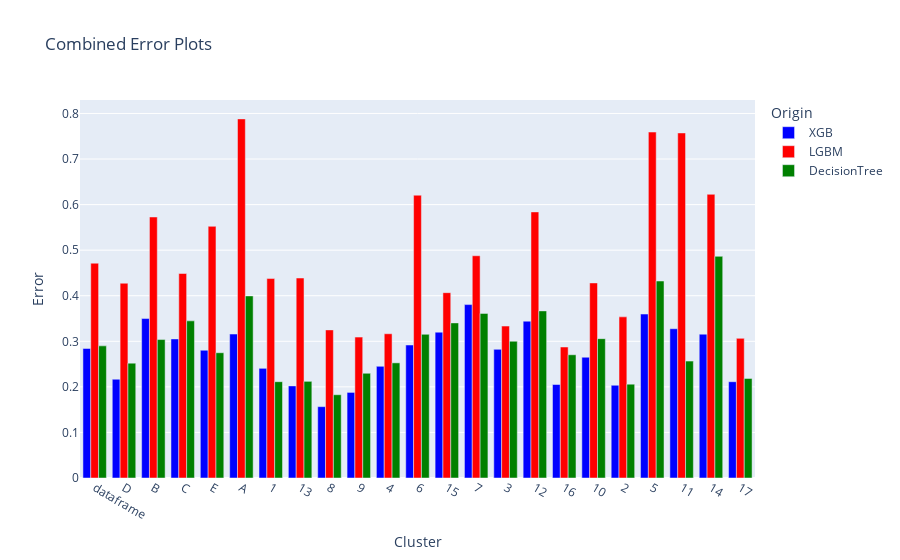

The cell this chart's notebook holds for it:
### Markdown cell above
#### Errors over each Cluster for each model

### Code cell
import plotly.graph_objects as go

# Modify the study names and add a column indicating the origin
XGB_Reg_viz = SUN_XGB_Reg.copy()
LGBM_Reg_viz = SUN_LGBM_Reg.copy()
DecTree_Reg_viz = SUN_DecTree_Reg.copy()

LGBM_Reg_viz.drop(columns={"param_id", "param_value", "param_name"}, axis=1, inplace=True)
LGBM_Reg_viz = LGBM_Reg_viz.drop_duplicates()

XGB_Reg_viz.drop(columns={"param_id", "param_value", "param_name"}, axis=1, inplace=True)
XGB_Reg_viz = XGB_Reg_viz.drop_duplicates()

DecTree_Reg_viz.drop(columns={"param_id", "param_value", "param_name"}, axis=1, inplace=True)
DecTree_Reg_viz = DecTree_Reg_viz.drop_duplicates()


XGB_Reg_viz['Origin'] = 'XGB'
LGBM_Reg_viz['Origin'] = 'LGBM'
DecTree_Reg_viz['Origin'] = 'DecisionTree'
XGB_Reg_viz['Study'] = XGB_Reg_viz['study_name'].str.split('_').str[-1]
LGBM_Reg_viz['Study'] = LGBM_Reg_viz['study_name'].str.split('_').str[-1]
DecTree_Reg_viz['Study'] = DecTree_Reg_viz['study_name'].str.split('_').str[-1]



# Create the first plot
fig_xgb = px.bar(XGB_Reg_viz, x="Study", y="value", color='Origin',
                 color_discrete_map={'XGB': 'blue'}, labels={"Study": "Study", "value": "Error"}, title='Error Plot')

# Create the second plot
fig_lgbm = px.bar(LGBM_Reg_viz, x="Study", y="value", color='Origin', 
                  color_discrete_map={'LGBM': 'red'}, labels={"Study": "Study", "value": "Error"}, title='Error Plot')

# Create the third plot
fig_decTree = px.bar(DecTree_Reg_viz, x="Study", y="value", color='Origin', 
                  color_discrete_map={'DecisionTree': 'green'}, labels={"Study": "Study", "value": "Error"}, title='Error Plot')

# Create a combined figure
combined_fig = px.bar(XGB_Reg_viz, x="Study", y="value", color='Origin', barmode= "group",
                      color_discrete_map={'XGB': 'blue', 'LGBM': 'red', 'DecisionTree': 'green'}, labels={"Study": "Study", "value": "Error"}, title='Error Plot')

# Add traces from the second plot
for trace in fig_lgbm.data:
    combined_fig.add_trace(trace)

# Add traces from the thrid plot
for trace in fig_decTree.data:
    combined_fig.add_trace(trace)

# Update layout
combined_fig.update_layout(title="Combined Error Plots",
                            xaxis_title="Cluster",
                            yaxis_title="Error")

# Show the combined plot
combined_fig.show()

### Figure 1 — Plotly figure (JSON) as saved in the notebook; plotly's stock layout.template omitted (floating-point values rounded to 4 significant figures)
{"data": [{"alignmentgroup": "True", "hovertemplate": "Origin=XGB<br>Study=%{x}<br>Error=%{y}<extra></extra>", "legendgroup": "XGB", "marker": {"color": "blue", "pattern": {"shape": ""}}, "name": "XGB", "offsetgroup": "XGB", "orientation": "v", "showlegend": true, "textposition": "auto", "type": "bar", "x": ["dataframe", "D", "B", "C", "E", "A", "1", "13", "8", "9", "4", "6", "15", "7", "3", "12", "16", "10", "2", "5", "11", "14", "17"], "xaxis": "x", "y": [0.2843, 0.2168, 0.3499, 0.3052, 0.2804, 0.3159, 0.2407, 0.2021, 0.1566, 0.1878, 0.2451, 0.2918, 0.3201, 0.3806, 0.2823, 0.3442, 0.2052, 0.2651, 0.2035, 0.3598, 0.3275, 0.3157, 0.2113], "yaxis": "y"}, {"alignmentgroup": "True", "hovertemplate": "Origin=LGBM<br>Study=%{x}<br>Error=%{y}<extra></extra>", "legendgroup": "LGBM", "marker": {"color": "red", "pattern": {"shape": ""}}, "name": "LGBM", "offsetgroup": "LGBM", "orientation": "v", "showlegend": true, "textposition": "auto", "type": "bar", "x": ["dataframe", "D", "B", "C", "E", "A", "1", "13", "8", "9", "4", "6", "15", "7", "3", "12", "16", "10", "2", "5", "11", "14", "17"], "xaxis": "x", "y": [0.4714, 0.4275, 0.5728, 0.4488, 0.5523, 0.7881, 0.4377, 0.4389, 0.325, 0.3092, 0.3166, 0.6206, 0.4067, 0.4877, 0.3334, 0.584, 0.2875, 0.4281, 0.3536, 0.7592, 0.7573, 0.6225, 0.3064], "yaxis": "y"}, {"alignmentgroup": "True", "hovertemplate": "Origin=DecisionTree<br>Study=%{x}<br>Error=%{y}<extra></extra>", "legendgroup": "DecisionTree", "marker": {"color": "green", "pattern": {"shape": ""}}, "name": "DecisionTree", "offsetgroup": "DecisionTree", "orientation": "v", "showlegend": true, "textposition": "auto", "type": "bar", "x": ["dataframe", "D", "B", "C", "E", "A", "1", "13", "8", "9", "4", "6", "15", "7", "3", "12", "16", "10", "2", "5", "11", "14", "17"], "xaxis": "x", "y": [0.29, 0.2521, 0.3038, 0.3449, 0.2749, 0.3996, 0.2114, 0.2122, 0.1827, 0.2298, 0.2527, 0.3153, 0.3404, 0.3612, 0.3001, 0.3667, 0.2704, 0.3058, 0.206, 0.4323, 0.2565, 0.4865, 0.2185], "yaxis": "y"}], "layout": {"barmode": "group", "legend": {"title": {"text": "Origin"}, "tracegroupgap": 0}, "title": {"text": "Combined Error Plots"}, "xaxis": {"anchor": "y", "domain": [0, 1], "title": {"text": "Cluster"}}, "yaxis": {"anchor": "x", "domain": [0, 1], "title": {"text": "Error"}}}}
